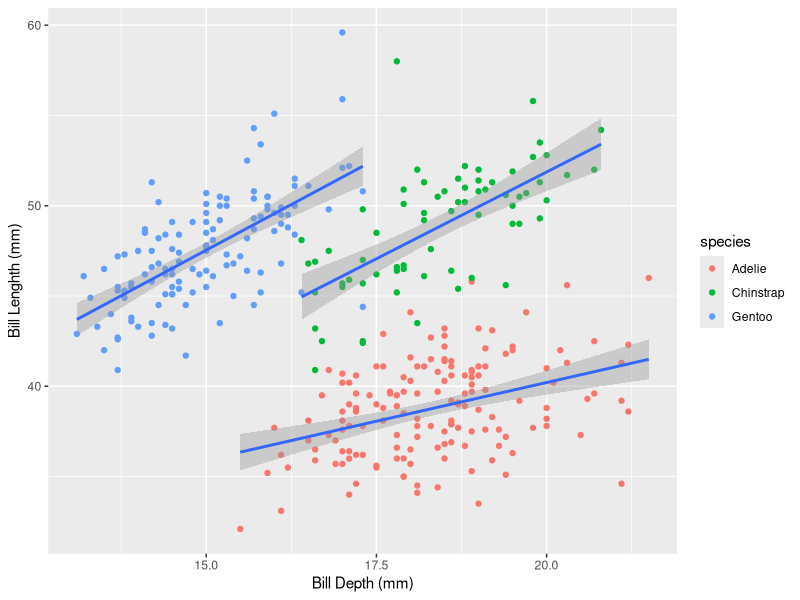
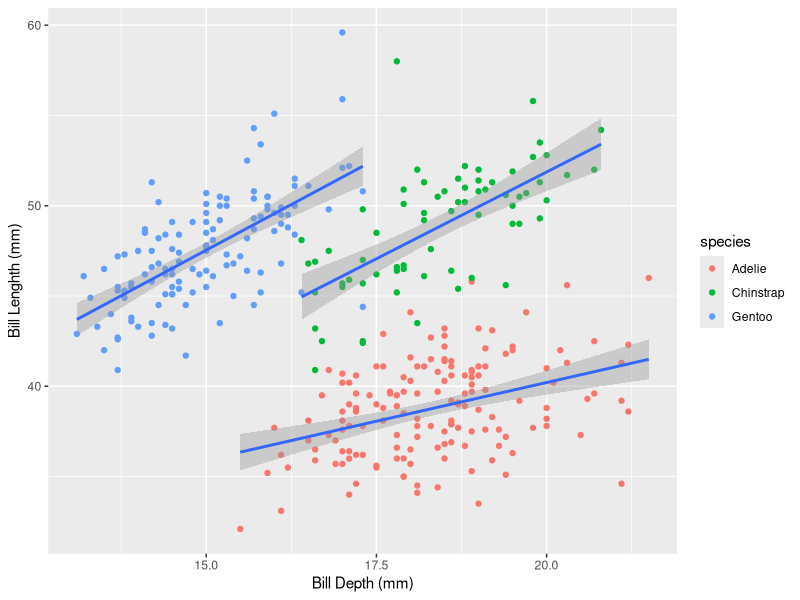
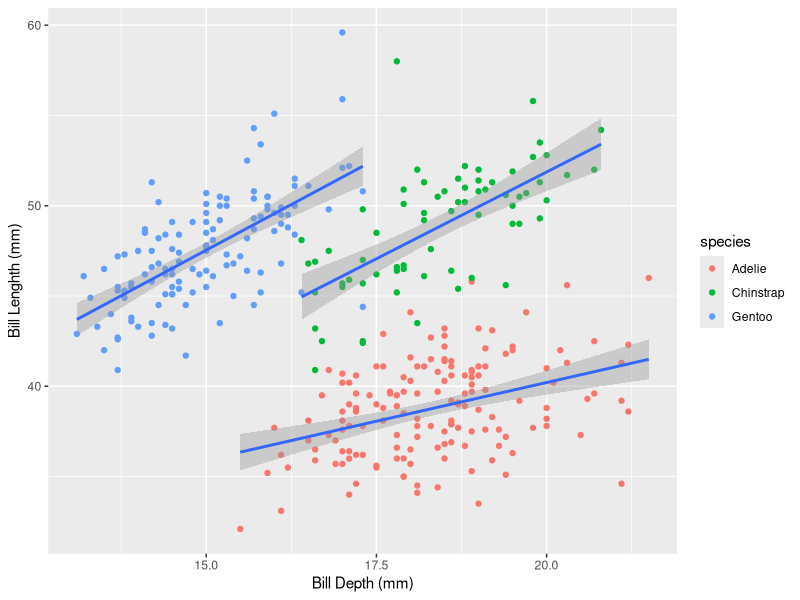
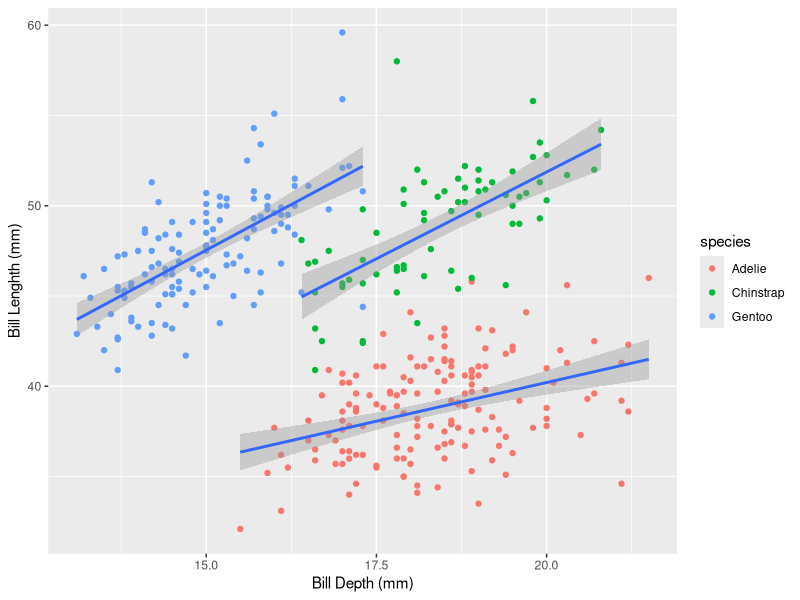
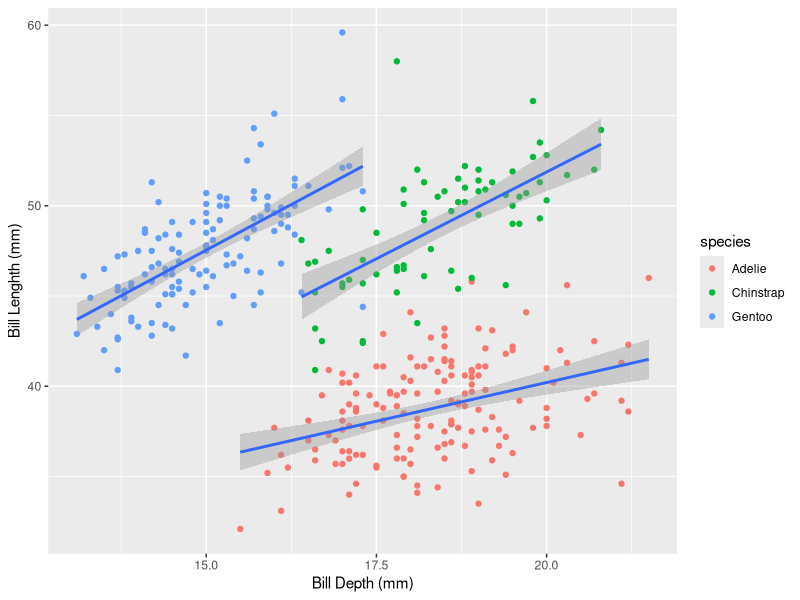
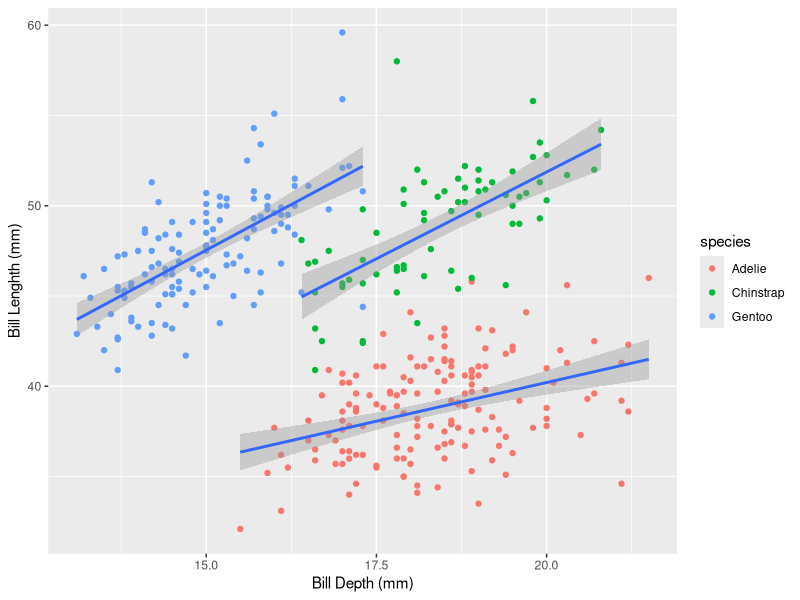
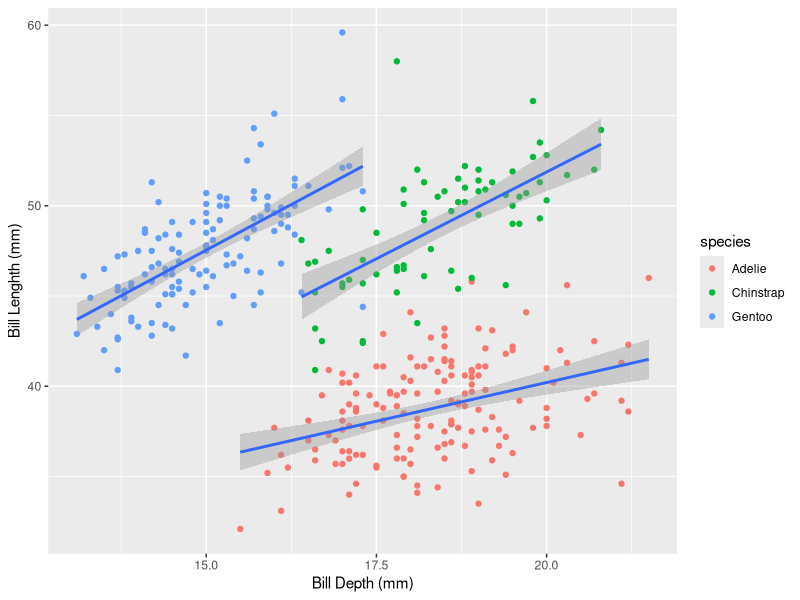
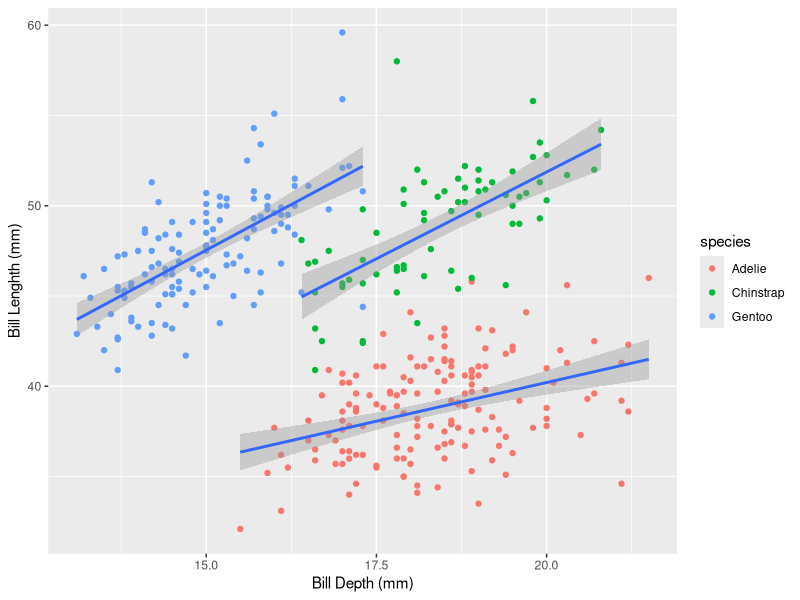

R code for these plots, in order:
## ---- chunk 1
# setting for the whole Markdown doc when knitted
#knitr::opts_chunk$set(echo = TRUE, # show outputs all the time
#                      warning = FALSE) # Don't show warnings all the time 


knitr::opts_chunk$set(echo = TRUE, 
                      message = FALSE,
                      warning = FALSE)
## ---- chunk 2
library(palmerpenguins)
library(tidyverse)
library(here)
library(kableExtra) # to make tables in RMarkdown
## ---- chunk 3
glimpse(penguins)
## ---- chunk 4
ggplot(penguins,
        aes(x= bill_depth_mm, y = bill_length_mm, group = species)) +
  geom_point(aes(color = species))+ 
  geom_smooth(method = "lm")+
  labs(x= "Bill Depth (mm)",
       y = "Bill Lenghth (mm)")
## ---- chunk 5
ggplot(penguins,
        aes(x= bill_depth_mm, y = bill_length_mm, group = species)) +
  geom_point(aes(color = species))+ 
  geom_smooth(method = "lm")+
  labs(x= "Bill Depth (mm)",
       y = "Bill Lenghth (mm)")
## ---- chunk 6

ggplot(penguins,
        aes(x= bill_depth_mm, y = bill_length_mm, group = species)) +
  geom_point(aes(color = species))+ 
  geom_smooth(method = "lm")+
  labs(x= "Bill Depth (mm)",
       y = "Bill Lenghth (mm)")
## ---- chunk 7

ggplot(penguins,
        aes(x= bill_depth_mm, y = bill_length_mm, group = species)) +
  geom_point(aes(color = species))+ 
  geom_smooth(method = "lm")+
  labs(x= "Bill Depth (mm)",
       y = "Bill Lenghth (mm)")
## ---- chunk 8

ggplot(penguins,
        aes(x= bill_depth_mm, y = bill_length_mm, group = species)) +
  geom_point(aes(color = species))+ 
  geom_smooth(method = "lm")+
  labs(x= "Bill Depth (mm)",
       y = "Bill Lenghth (mm)")
## ---- chunk 9

ggplot(penguins,
        aes(x= bill_depth_mm, y = bill_length_mm, group = species)) +
  geom_point(aes(color = species))+ 
  geom_smooth(method = "lm")+
  labs(x= "Bill Depth (mm)",
       y = "Bill Lenghth (mm)")

# this figure was indeed saved in the outputs folder
## ---- chunk 10

ggplot(penguins,
        aes(x= bill_depth_mm, y = bill_length_mm, group = species)) +
  geom_point(aes(color = species))+ 
  geom_smooth(method = "lm")+
  labs(x= "Bill Depth (mm)",
       y = "Bill Lenghth (mm)")
## ---- chunk 11

ggplot(penguins,
        aes(x= bill_depth_mm, y = bill_length_mm, group = species)) +
  geom_point(aes(color = species))+ 
  geom_smooth(method = "lm")+
  labs(x= "Bill Depth (mm)",
       y = "Bill Lenghth (mm)")

#Note: this figure was saved as a pdf. In the html output, it shows as a scrolling figure
## ---- chunk 12
penguins %>%  
  group_by(species) %>% 
  summarize(bill_mean = mean(bill_length_mm, na.rm = T)) %>% 
  kbl() # generates a kable table
## ---- chunk 13
penguins %>%  
  group_by(species) %>% 
  summarize(bill_mean = mean(bill_length_mm, na.rm = T)) %>% 
  kbl() %>% 
  kable_classic() %>% # table theme
  row_spec(2, bold = T, color = "white", background = "red")
# select row 2, bold text, white color and red background
## ---- chunk 14
penguins %>%  
  group_by(species) %>% 
  summarize(bill_mean = mean(bill_length_mm, na.rm = T)) %>% 
  kbl() %>% 
  kable_classic() %>% # table theme
  row_spec(2, bold = T, color = "white", background = "red") %>% 
      # select row 2, bold text, white color and red background
  kable_styling(full_width = F) # gives a narrower table
